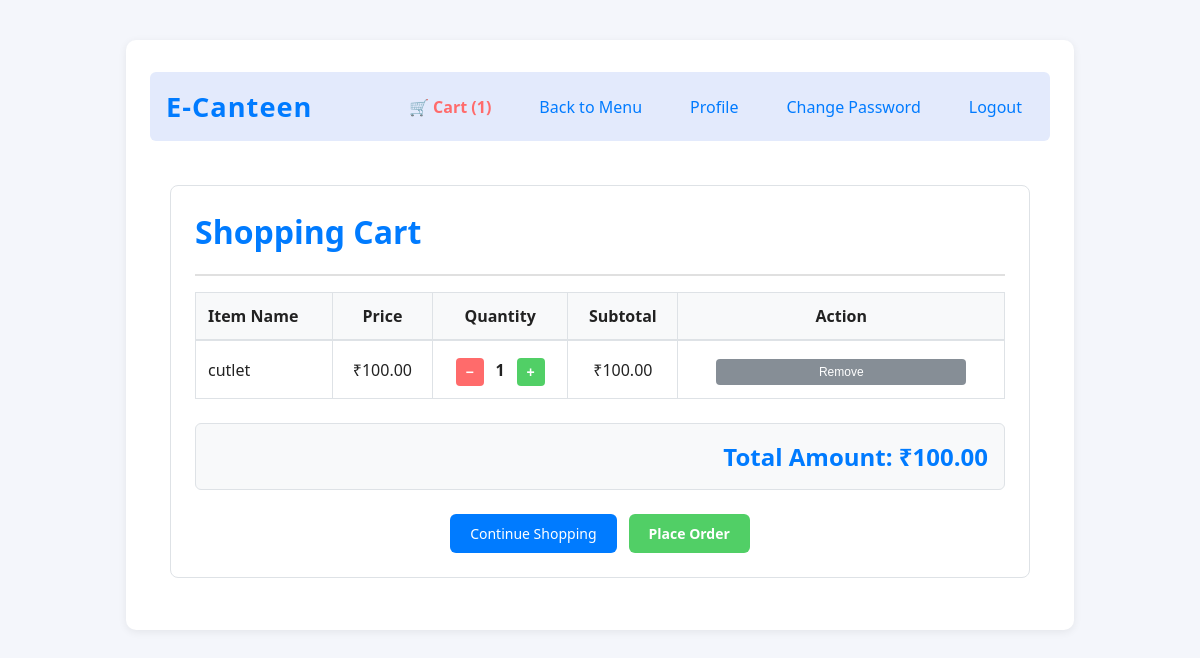
The app's page /user/cart/ (signed in) with its own data.
### user/models.py (models this page shows, shortened)
class Cart(models.Model):
    user = models.ForeignKey(Users, on_delete=models.CASCADE)
    item = models.ForeignKey(Menu, on_delete=models.CASCADE)
    quantity = models.IntegerField()
    class Meta:
        unique_together = ('user', 'item')

class Menu(models.Model):
    item_name = models.CharField(max_length=100)
    photo = models.ImageField(upload_to='menu_photos/')
    price = models.DecimalField(max_digits=6, decimal_places=2)
    quantity = models.IntegerField()

### user/views.py (the view)
# urls.py: path('cart/', views.cart_page, name='cart_page'),
def cart_page(request):
    user_id = request.session.get('user_id')
    if not user_id:
        return redirect('user_login')
    cart_items = Cart.objects.filter(user_id=user_id)
    for item in cart_items:
        item.subtotal = item.item.price * item.quantity
    total_amount = sum(item.subtotal for item in cart_items)
    context = {
        'cart_items': cart_items,
        'total_amount': total_amount,
    }
    return render(request, 'user/cart.html', context)

### templates/user/cart.html (shortened to what this page needs)
{% extends 'base.html' %}
{% block navbar %}
<div class="navbar" style="display: flex; flex-direction: row; align-items: center; justify-content: space-between; gap: 24px; margin-bottom: 24px;">
    <div style="font-size: 1.7rem; font-weight: bold; color: #007bff; letter-spacing: 1px;">E-Canteen</div>
    <div style="display: flex; gap: 24px;">
        <a href="{% url 'cart_page' %}" style="font-weight: bold; color: #ff6b6b;">🛒 Cart ({{ cart_items.count }})</a>
        <a href="{% url 'menu_page' %}">Back to Menu</a>
        <a href="{% url 'user_profile' %}">Profile</a>
        <a href="{% url 'change_password' %}">Change Password</a>
        <a href="{% url 'user_logout' %}">Logout</a>
    </div>
</div>
{% endblock %}
{% block content %}
<div style="max-width: 900px; margin: 0 auto; padding: 20px;">
    <div style="background-color: #fff; border: 1px solid #dee2e6; border-radius: 8px; padding: 24px;">
        <h1 style="margin-top: 0;">Shopping Cart</h1>
        <hr style="margin: 16px 0;">
        {% if cart_items %}
            <table style="width: 100%; border-collapse: collapse; margin-bottom: 24px;">
                <thead>
                    <tr style="background-color: #f8f9fa; border-bottom: 2px solid #dee2e6;">
                        <th style="padding: 12px; text-align: left; border: 1px solid #dee2e6;">Item Name</th>
                        <th style="padding: 12px; text-align: center; border: 1px solid #dee2e6;">Price</th>
                        <th style="padding: 12px; text-align: center; border: 1px solid #dee2e6;">Quantity</th>
                        <th style="padding: 12px; text-align: center; border: 1px solid #dee2e6;">Subtotal</th>
                        <th style="padding: 12px; text-align: center; border: 1px solid #dee2e6;">Action</th>
                    </tr>
                </thead>
                <tbody>
                    {% for cart_item in cart_items %}
                        <tr style="border-bottom: 1px solid #dee2e6;">
                            <td style="padding: 12px; border: 1px solid #dee2e6;">{{ cart_item.item.item_name }}</td>
                            <td style="padding: 12px; text-align: center; border: 1px solid #dee2e6;">₹{{ cart_item.item.price }}</td>
                            <td style="padding: 12px; text-align: center; border: 1px solid #dee2e6;">
                                <div style="display: flex; align-items: center; justify-content: center; gap: 4px;">
                                    <form method="post" action="{% url 'decrease_quantity' cart_item.id %}" style="margin: 0;">
                                        <button type="submit" style="padding: 4px 6px; width: 28px; height: 28px; background-color: #ff6b6b; color: white; border: none; border-radius: 4px; cursor: pointer; font-weight: bold; font-size: 14px;">−</button>
                                    </form>
                                    <span style="min-width: 25px; text-align: center; font-weight: bold;">{{ cart_item.quantity }}</span>
                                    <form method="post" action="{% url 'increase_quantity' cart_item.id %}" style="margin: 0;">
                                        <button type="submit" style="padding: 4px 6px; width: 28px; height: 28px; background-color: #51cf66; color: white; border: none; border-radius: 4px; cursor: pointer; font-weight: bold; font-size: 14px;">+</button>
                                    </form>
                                </div>
                            </td>
                            <td style="padding: 12px; text-align: center; border: 1px solid #dee2e6; ">₹{{ cart_item.subtotal|floatformat:2 }}</td>
                            <td style="padding: 12px; text-align: center; border: 1px solid #dee2e6;">
                                <form method="post" action="{% url 'remove_from_cart' cart_item.id %}" style="margin: 0;">
                                    <button type="submit" style="padding: 6px 12px; background-color: #868e96; color: white; border: none; border-radius: 4px; cursor: pointer; font-size: 12px;">Remove</button>
                                </form>
                            </td>
                        </tr>
                    {% endfor %}
                </tbody>
            </table>
            <div style="background-color: #f8f9fa; padding: 16px; border-radius: 6px; text-align: right; margin-bottom: 24px; border: 1px solid #dee2e6;">
                <h2 style="margin: 0;">Total Amount: <span style="color: #007bff;">₹{{ total_amount|floatformat:2 }}</span></h2>
            </div>
            <div style="display: flex; gap: 12px; justify-content: center;">
                <a href="{% url 'menu_page' %}" style="padding: 10px 20px; background-color: #007bff; color: white; text-decoration: none; border-radius: 6px; border: none; cursor: pointer; font-size: 14px;">Continue Shopping</a>
                <a href="{% url 'place_order' %}" style="padding: 10px 20px; background-color: #51cf66; color: white; text-decoration: none; border-radius: 6px; border: none; cursor: pointer; font-weight: bold; font-size: 14px;">Place Order</a>
            </div>
        {% endif %}
    </div>
</div>
{% endblock %}

### static/css/styles.css (style rules this page uses)
body { background: #f4f6fb; font-family: 'Segoe UI', Arial, sans-serif; color: #222; margin: 0; padding: 0; }
h1, h2, h3 { color: #007bff; margin-top: 0; }
hr { border: none; border-top: 2px solid #e0e0e0; margin: 24px 0; }
.navbar { background: #e3eafc; padding: 1rem; border-radius: 6px; margin-bottom: 1.5rem; }
.navbar a { color: #007bff; text-decoration: none; margin: 0 12px; font-weight: 500; }
input, button, select, textarea { padding: 10px; margin-top: 5px; width: 250px; border-radius: 4px; border: 1px solid #ccc; font-size: 1rem; box-sizing: border-box; }
button { background: #007bff; color: #fff; border: none; cursor: pointer; transition: background 0.2s; }
a { text-decoration: none; color: #007bff; font-weight: 500; transition: color 0.2s; }

### records on screen
Cart: item.item_name "cutlet", item.price "100.00", quantity "1", subtotal "100.00"

### other values on screen
{{ cart_items.count }} "1"
{{ total_amount|floatformat:2 }} "100.00"
